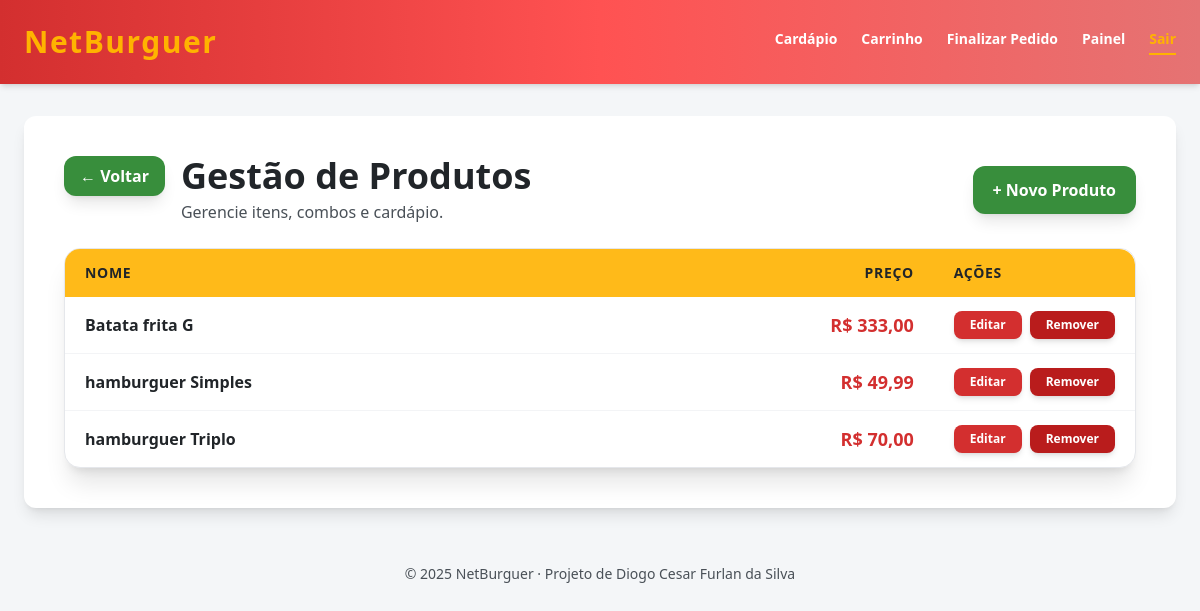
The page /painel/produtos/ (signed in) on the database as committed earlier.
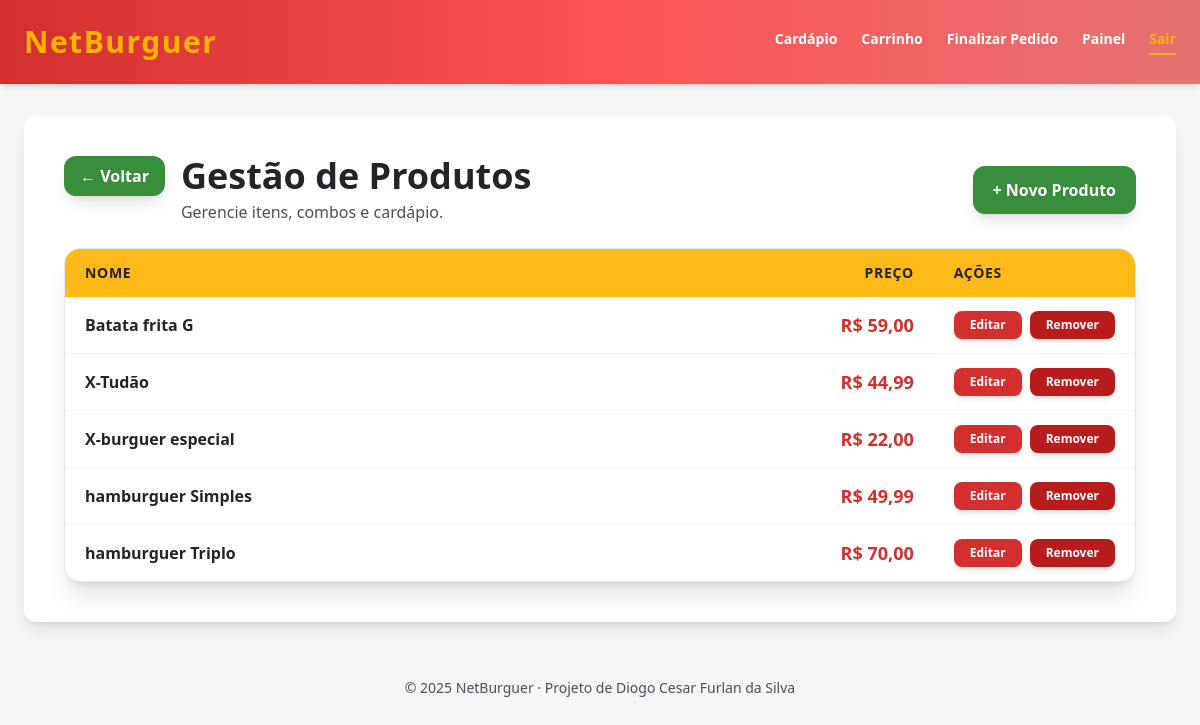
The same page on the database as committed later.
### cardapio/models.py (models this page shows, shortened)
class Produto(models.Model):
    nome = models.CharField(max_length=100, verbose_name="Nome do Item")
    descricao = models.TextField(verbose_name="Descrição Detalhada")
    preco = models.DecimalField(max_digits=6, decimal_places=2, verbose_name="Preço Unitário")
    class Meta:
        verbose_name = "Produto"
        verbose_name_plural = "Produtos"
        ordering = ['nome']

### cardapio/views.py (the view)
# urls.py: path('painel/produtos/', views.produto_listar, name='produto_listar'),
@login_required
def produto_listar(request):
    produtos = Produto.objects.all()
    return render(request, 'admin/produto_lista.html', {'produtos': produtos})

### templates/admin/produto_lista.html (shortened to what this page needs)
{% extends 'base.html' %}
{% block content %}
<div class="flex flex-col md:flex-row md:items-center md:justify-between gap-4 mb-6">
    <div class="flex items-start gap-4">
              <a href="{% url 'admin_painel' %}"
           class="py-2 px-4 font-bold rounded-xl shadow-lg bg-verde-principal text-white hover:bg-green-700 transition duration-300 hover:-translate-y-0.5">
           ← Voltar
        </a>
        <div>
            <h2 class="text-3xl md:text-4xl font-extrabold text-preto-texto">Gestão de Produtos</h2>
            <p class="text-cinza-texto mt-1">Gerencie itens, combos e cardápio.</p>
        </div>
    </div>
    <a href="{% url 'produto_criar' %}"
       class="py-3 px-5 font-bold rounded-xl shadow-lg bg-verde-principal text-white hover:bg-green-700 transition duration-300 hover:-translate-y-0.5">
       + Novo Produto
    </a>
</div>
<div class="overflow-x-auto border border-gray-200 rounded-2xl shadow-xl bg-white">
    <table class="w-full text-left border-collapse">
        <thead class="bg-amarelo-principal/90 text-preto-texto uppercase text-sm font-bold tracking-wider">
            <tr>
                <th class="py-3.5 px-5">Nome</th>
                <th class="py-3.5 px-5 text-right">Preço</th>
                <th class="py-3.5 px-5 rounded-tr-2xl w-48">Ações</th>
            </tr>
        </thead>
        <tbody class="divide-y divide-gray-100 text-gray-700">
            {% for produto in produtos %}
                <tr class="hover:bg-gray-50 transition duration-150">
                    <td class="py-3.5 px-5 font-bold text-preto-texto">{{ produto.nome }}</td>
                    <td class="py-3.5 px-5 text-right text-lg font-extrabold text-vermelho-principal">
                        R$ {{ produto.preco|floatformat:2 }}
                    </td>
                    <td class="py-3.5 px-5 whitespace-nowrap flex gap-2">
                        <a href="{% url 'produto_editar' produto.id %}"
                           class="py-1.5 px-4 text-xs font-bold rounded-lg shadow-md bg-vermelho-principal text-white hover:bg-red-700 transition duration-300 hover:-translate-y-0.5">
                           Editar
                        </a>
                        <form action="{% url 'produto_remover' produto.id %}" method="post"
                              onsubmit="return confirm('Remover {{ produto.nome }}? Esta ação é irreversível.');">
                            <button type="submit"
                                    class="py-1.5 px-4 text-xs font-bold rounded-lg shadow-md bg-red-700 text-white hover:bg-red-800 transition duration-300 hover:-translate-y-0.5">
                                Remover
                            </button>
                        </form>
                    </td>
                </tr>
            {% empty %}
                <tr>
                    <td colspan="5" class="py-6 px-5 text-center text-cinza-texto italic text-sm">
                        Nenhum produto cadastrado ainda.
                    </td>
                </tr>
            {% endfor %}
        </tbody>
    </table>
</div>
{% endblock %}

Rows that differ between the two databases and show on the page:
changed Produto "Batata frita G": preco "333,00" → "59,00"
added Produto: nome "X-Tudão", preco "44,99"
added Produto: nome "X-burguer especial", preco "22,00"
